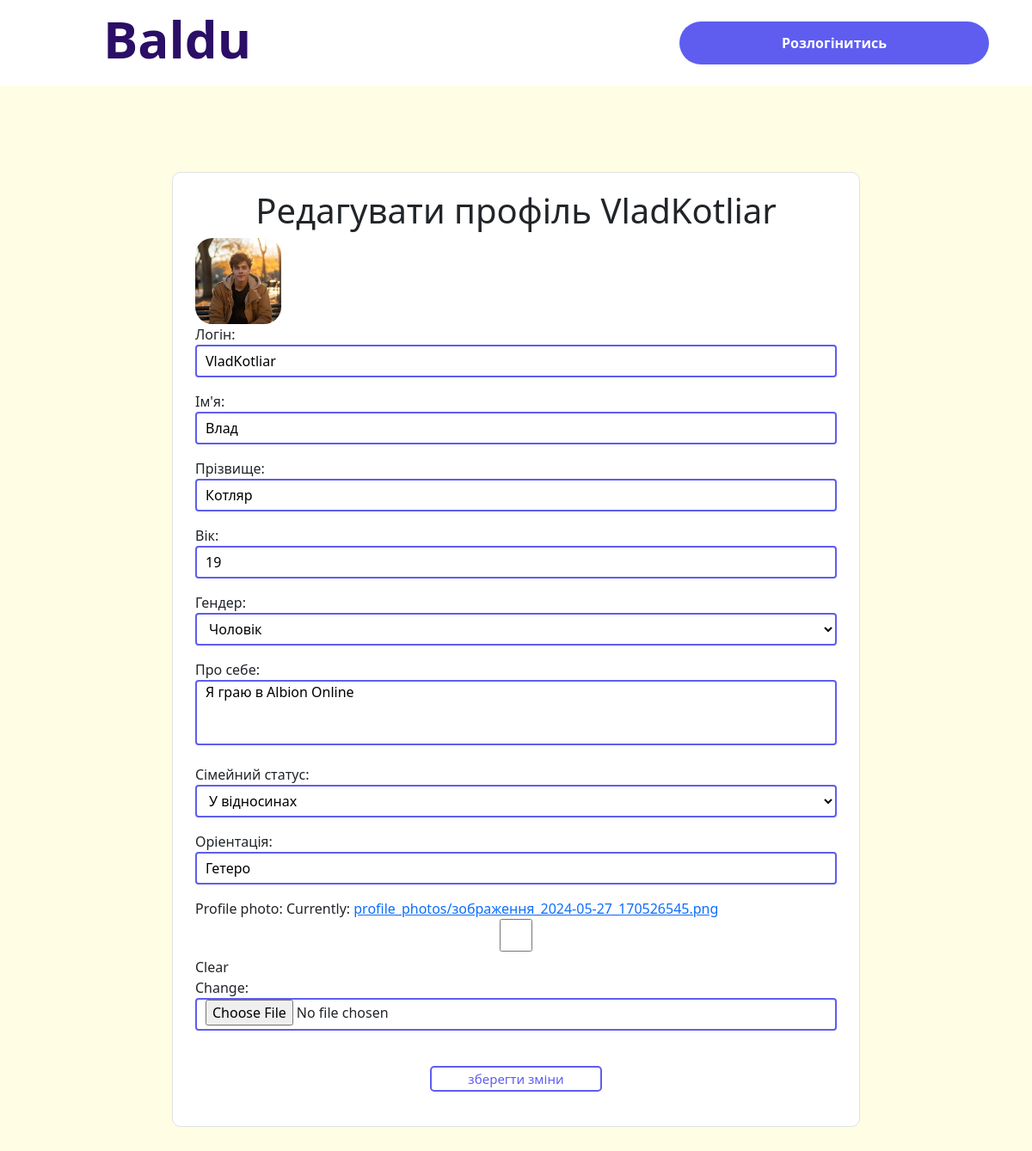
/profile/ (signed in), run on the app's committed database.
### BalduApp/models.py (models this page shows)
class User(AbstractUser):
    age = models.IntegerField(null=True, blank=True)
    gender = models.CharField(max_length=10, choices=(('', ''), ('M', 'Чоловік'), ('F', 'Жінка')))
    interests = models.TextField(blank=True)
    marital_status = models.CharField(max_length=50, choices=(('', ''), ('S', 'Самотній/Самотня'), ('M', 'Одружений/Заміжня'), ('D', 'Розлучений/Розлучена'), ('W', 'Вдівець/Вдова'), ('V', 'У відносинах')), blank=True)
    orientation = models.CharField(max_length=50, blank=True)
    first_name = models.CharField(max_length=30, blank=True)
    last_name = models.CharField(max_length=30, blank=True)
    profile_photo = models.ImageField(upload_to='profile_photos/', null=True, blank=True)
    groups = models.ManyToManyField(
        'auth.Group',
        related_name='custom_user_set',
        blank=True,
        help_text='The groups this user belongs to. A user will get all permissions granted to each of their groups.',
        related_query_name='user',
    )
    user_permissions = models.ManyToManyField(
        'auth.Permission',
        related_name='custom_user_set',
        blank=True,
        help_text='Specific permissions for this user.',
        related_query_name='user',
    )

### BalduApp/views.py (the view)
# urls.py: path('profile/', profile, name='profile'),
@login_required
def profile(request):
    if request.method == 'POST':
        form = UserEditForm(request.POST, request.FILES, instance=request.user)
        if form.is_valid():
            form.save()
            return redirect('profile')
    else:
        form = UserEditForm(instance=request.user)
    return render(request, 'BalduApp/profile.html', {'form': form})

### BalduApp/forms.py (shortened to what this page needs)
class UserEditForm(forms.ModelForm):
    username = forms.CharField(
        max_length=30,
        required=True,
        label='Логін'
    )
    class Meta:
        model = User
        fields = ['username', 'first_name', 'last_name', 'age', 'gender', 'interests', 'marital_status', 'orientation', 'profile_photo']
        labels = {
            'username': 'Логін',
            'first_name': 'Ім\'я',
            'last_name': 'Прізвище',
            'age': 'Вік',
            'gender': 'Гендер',
            'interests': 'Про себе',
            'marital_status': 'Сімейний статус',
            'orientation': 'Оріентація'
        }

### templates/BalduApp/profile.html (shortened to what this page needs)
{% load static %}
<!DOCTYPE html>
<html>
<head>
    <link rel="stylesheet" href="https://cdn.jsdelivr.net/npm/bootstrap@5.3.2/dist/css/bootstrap.min.css">
    <link rel="stylesheet" href="{% static 'BalduApp/css/main.css' %}">
    <link rel="stylesheet" href="{% static 'BalduApp/css/profile.css' %}">
</head>
<body>
    <div class="head_container">
        {% include 'BalduApp/main_logo.html' %}
        <a href="{% url 'logout' %}"><button class="logout">Розлогінитись</button></a>
    </div>
    <div class="profile_container">
        <div class="centered">
            <h1>Редагувати профіль {{ user.username }}</h1>
        </div>
        {% if user.profile_photo %}
            <div class="user_profile_image">
                <img src="{{ user.profile_photo.url }}" alt="Profile photo" class = user_profile_photo>
            </div>
        {% else %}
            <div class="user_profile_image">
                <img src="{% static 'BalduApp/img/no_photo.jpg' %}" alt="no user photo" class = user_profile_photo>
            </div>
        {% endif %}
        <form method="POST" enctype="multipart/form-data">
            {{ form.as_p }}
            <div class="centered">
                <button type="submit" class="save_changes">зберегти зміни</button>
            </div>
        </form>
    </div>
</body>
</html>

### BalduApp/static/BalduApp/css/main.css (style rules this page uses)
body { background: #FFFDE4; }
.user_profile_photo, .chat_box img { object-fit: cover; margin-right: 10px; }
.user_profile_image .user_profile_photo { width: 100px; height: 100px; border-radius: 20px; }
.centered { display: flex; align-items: center; justify-content: center; }
.head_container { background: #ffffff; width: 100vw; height: 100px; }

### BalduApp/static/BalduApp/css/profile.css (style rules this page uses)
body { display: flex; align-items: center; justify-content: center; flex-direction: column; }
input, select, textarea { border: 2px solid #5E5DF0; padding: 0 10px; width: 100%; background-color: #fff; background-clip: padding-box; border-radius: 0.25rem; }
input, select { height: calc(1.5em + 0.75rem + 2px); }
textarea { height: calc((1.5em + 0.75rem + 2px) * 2); resize: none; }
input::placeholder { color: #6c757d; opacity: 1; }
.profile_container { max-width: 1000px; min-width: 800px; position: relative; flex-direction: column; border-radius: 10px; word-wrap: break-word; background-color: #fff; background-clip: border-box; border: 1px solid #dee2e6; padding: 20px 26px; display: flex; margin-top: 100px; margin-bottom: 100px; }
.logout { width: 360px; height: 50px; float: right; position: relative; top: 25px; margin-right: 50px; border-radius: 50px; box-sizing: border-box; background: #5E5DF0; color: #FFFFFF; border: 0; cursor: pointer; font-size: 16px; font-weight: 700; line-height: 24px; user-select: none; -webkit-user-select: none; touch-action: manipulation; transition: box-shadow .5s ease, background .6s ease; }
.save_changes { border-radius: 5px; margin-top: 25px; margin-bottom: 20px; font-size: 15px; background: #FFFFFF; color: #5E5DF0; border: 2px solid #5E5DF0; width: 200px; height: 30px; transition: color .5s ease, background .6s ease; }

### data on the page
User: username "VladKotliar", profile_photo (picture), first_name "Влад", last_name "Котляр", age "19", gender "Чоловік", interests "Я граю в Albion Online", marital_status "У відносинах", orientation "Гетеро"
